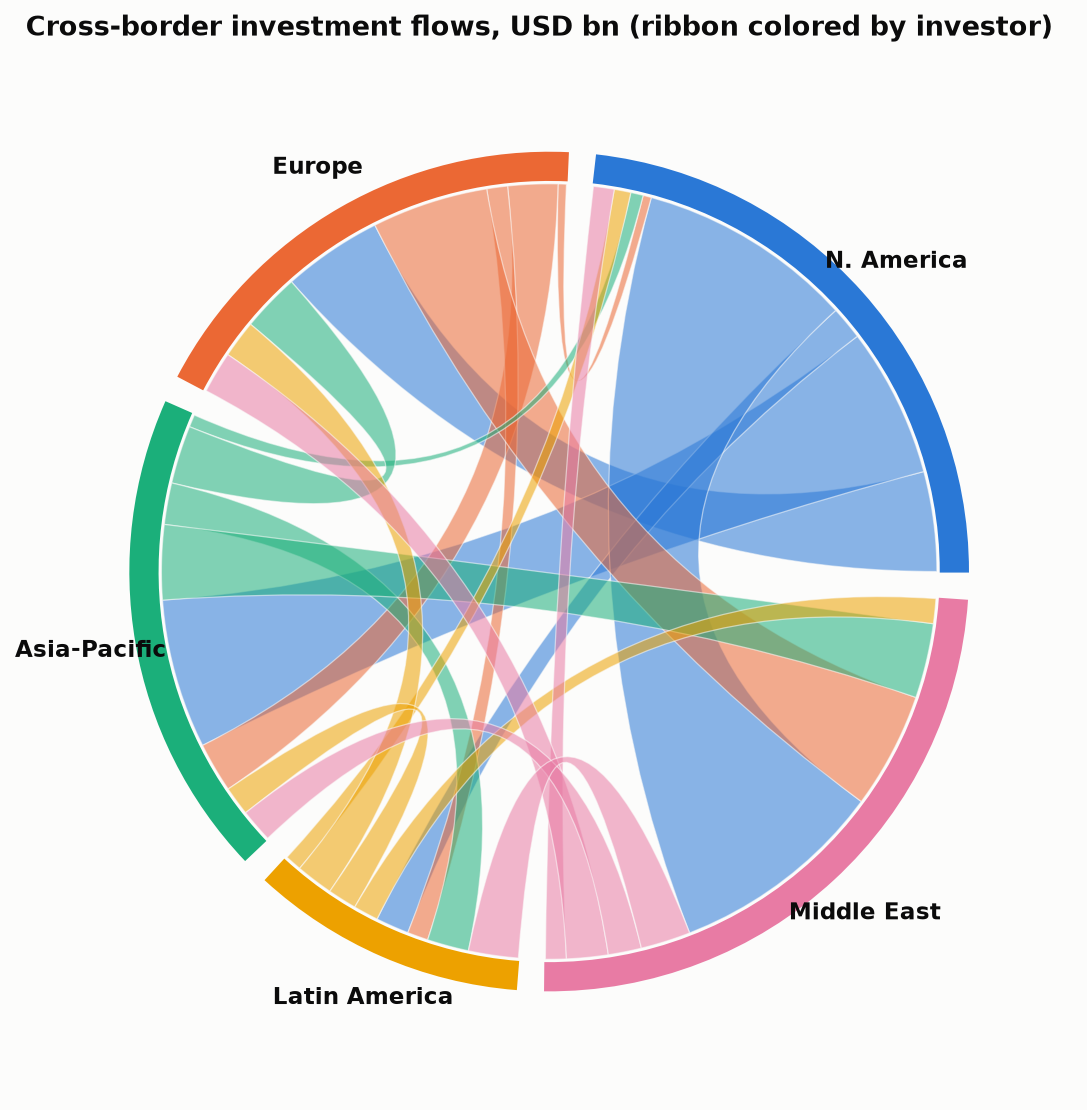

Here is the Python script that generated this plot:
"""
Chord Diagram  -  family: Flow

DESIGN PURPOSE
Groups are placed as arcs around a circle and joined by ribbons whose width is
proportional to the flow between them. It shows two-way flows in a matrix (A→B
and B→A) compactly, including self-flows.

WHEN TO USE
  - Show migration, trade, or transfers between a handful of entities in both
    directions
  - Show inter-relationships within a square flow matrix
  - Show at a glance which pairs dominate the exchange

AVOID WHEN
  - There are more than ~10 groups (ribbons tangle)
  - Precise values are needed (use a heatmap of the matrix)
  - Flow is one-directional through stages (use a Sankey diagram)

ALTERNATIVES
  - Origin–destination heatmap
  - Sankey diagram
  - Network graph

EXAMPLE
Cross-border portfolio investment flows between five regions in a year (USD
bn, illustrative).

Run:  python chord_diagram.py
"""
import sys
from pathlib import Path

import numpy as np
import pandas as pd
import matplotlib.pyplot as plt

# Library style: categorical colors in fixed order, recessive axes, hairline grid.
PALETTE = ["#2a78d6", "#eb6834", "#1baf7a", "#eda100",
           "#e87ba4", "#008300", "#6250d6", "#e34948"]
SEQ_CMAP = "Blues"      # sequential: one hue, light -> dark
DIV_CMAP = "RdBu_r"     # diverging: two opposite hues, neutral midpoint
GRAY = "#b8b7b1"        # de-emphasised marks
plt.rcParams.update({
    "figure.figsize": (8, 4.8), "figure.dpi": 110, "figure.facecolor": "#fcfcfb",
    "axes.facecolor": "#fcfcfb", "axes.edgecolor": "#c9c8c3", "axes.linewidth": 0.8,
    "axes.spines.top": False, "axes.spines.right": False,
    "axes.grid": True, "grid.color": "#e6e5e1", "grid.linewidth": 0.6, "axes.axisbelow": True,
    "axes.prop_cycle": plt.cycler(color=PALETTE),
    "axes.titlesize": 13, "axes.titleweight": "bold", "axes.titlelocation": "left",
    "axes.labelcolor": "#52514e", "xtick.color": "#52514e", "ytick.color": "#52514e",
    "text.color": "#0b0b0b", "font.size": 10, "lines.linewidth": 2,
    "legend.frameon": False,
})

from matplotlib.path import Path as MPath
from matplotlib.patches import PathPatch, Wedge

# --- Example data ------------------------------------------------------------
depts = ["N. America", "Europe", "Asia-Pacific", "Latin America", "Middle East"]
M = pd.DataFrame([[0, 120, 180, 40, 260],
                  [10, 0, 60, 25, 140],
                  [15, 70, 0, 50, 90],
                  [20, 45, 35, 0, 30],
                  [25, 50, 40, 60, 0]], index=depts, columns=depts)
M  # USD bn; rows = investor region, columns = destination

# --- Plot --------------------------------------------------------------------
n = len(depts)
out_tot, in_tot = M.sum(axis=1).values, M.sum(axis=0).values
totals = out_tot + in_tot
gap = np.deg2rad(4)
scale = (2 * np.pi - n * gap) / totals.sum()
starts = np.concatenate([[0], np.cumsum(totals * scale + gap)[:-1]])
# each group's arc: first its outgoing part, then incoming part
out_pos = starts.copy()
in_pos = starts + out_tot * scale
fig, ax = plt.subplots(figsize=(7.5, 7.5))
R = 1.0
def pt(a, r=R):
    return (r * np.cos(a), r * np.sin(a))
for i in range(n):
    for j in range(n):
        v = M.iloc[i, j]
        if v == 0:
            continue
        w = v * scale
        a0, a1 = out_pos[i], out_pos[i] + w
        b0, b1 = in_pos[j], in_pos[j] + w
        out_pos[i] += w
        in_pos[j] += w
        rim1 = [pt(a) for a in np.linspace(a0, a1, 12)]
        rim2 = [pt(b) for b in np.linspace(b0, b1, 12)]
        verts = rim1 + [(0, 0), rim2[0]] + rim2[1:] + [(0, 0), rim1[0], rim1[0]]
        codes = ([MPath.MOVETO] + [MPath.LINETO] * 11 + [MPath.CURVE3, MPath.CURVE3]
                 + [MPath.LINETO] * 11 + [MPath.CURVE3, MPath.CURVE3, MPath.CLOSEPOLY])
        path = MPath(verts, codes)
        ax.add_patch(PathPatch(path, facecolor=PALETTE[i], alpha=0.55,
                               edgecolor="#fcfcfb", linewidth=0.6))
for i, name in enumerate(depts):
    a0, a1 = starts[i], starts[i] + totals[i] * scale
    ax.add_patch(Wedge((0, 0), 1.08, np.rad2deg(a0), np.rad2deg(a1), width=0.07,
                       color=PALETTE[i]))
    mid = (a0 + a1) / 2
    x, y = pt(mid, 1.2)
    ax.text(x, y, name, ha="center", va="center", fontsize=11, fontweight="bold")
ax.set_xlim(-1.35, 1.35)
ax.set_ylim(-1.35, 1.35)
ax.set_aspect("equal")
ax.axis("off")
ax.set_title("Cross-border investment flows, USD bn (ribbon colored by investor)")
fig.tight_layout()

# --- Save / show -------------------------------------------------------------
out = Path(__file__).with_name(Path(__file__).stem + ".png")
fig.savefig(out, dpi=150, bbox_inches="tight")
print(f"saved {out}")
if "--no-show" not in sys.argv:
    plt.show()
